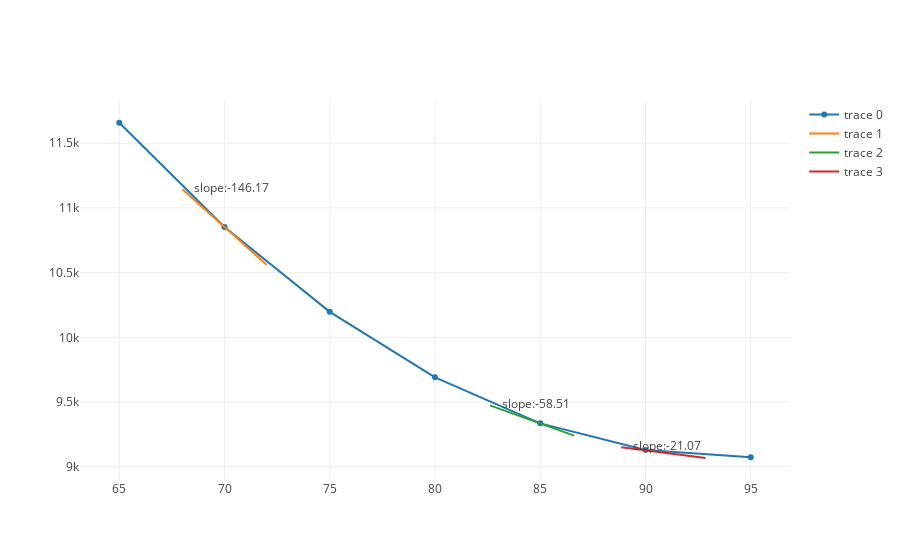

The notebook cell this image was saved under:
### Code cell
def cost_curve_at(b, m, points):
    delta = .01
    base_rss = rss(points, m, b)
    numerator = rss(points, m, b + delta) - base_rss
    slope = numerator/delta
    return {'b': b,'rss': base_rss, 'slope': slope}

def plot(traces):
    plotly.offline.iplot(traces)

def build_tangent_line(b, m, points, line_length = 5):
    curve_at_point = cost_curve_at(b, m, points)
    slope = curve_at_point['slope']
    b_minus = b - line_length
    b_plus = b + line_length
    rss_exact = curve_at_point['rss']
    rss_minus = rss_exact - slope * line_length
    rss_plus = rss_exact + slope * line_length
    return {'x': [b_minus, b, b_plus], 'y': [rss_minus, curve_at_point['rss'], rss_plus], 'mode': 'lines+text', 'text': ['    slope:' + format(slope, '.2f')], 'textposition': 'right'}

# build_tangent_line(40, rss(points, 1.417, ))
# trace = build_tangent_line(cost_chart[0], shows, 1.417, )
# plot([cost_trace, trace])

m = cost_curve_at(100, 1.417, shows)
tangent_lines = list(map(lambda b_value: build_tangent_line(b_value, 1.417, shows, 2), [70, 84.61, 90.85]))
tangent_lines
cost_trace = {'x': cost_chart['b_values'], 'y': cost_chart['rss_values'], 'mode':'line'}
plot([cost_trace, *tangent_lines])

### Figure 1 — Plotly figure (JSON) as saved in the notebook; plotly's stock layout.template omitted (floating-point values rounded to 4 significant figures)
{"data": [{"mode": "line", "x": [65, 70, 75, 80, 85, 90, 95], "y": [11660.0, 10850.0, 10200.0, 9691.0, 9335.0, 9129.0, 9073.0]}, {"mode": "lines+text", "text": ["    slope:-146.17"], "textposition": "right", "x": [68, 70, 72], "y": [11150.0, 10850.0, 10560.0]}, {"mode": "lines+text", "text": ["    slope:-58.51"], "textposition": "right", "x": [82.61, 84.61, 86.61], "y": [9474.0, 9357.0, 9240.0]}, {"mode": "lines+text", "text": ["    slope:-21.07"], "textposition": "right", "x": [88.85, 90.85, 92.85], "y": [9151.0, 9109.0, 9066.0]}], "layout": {}}
